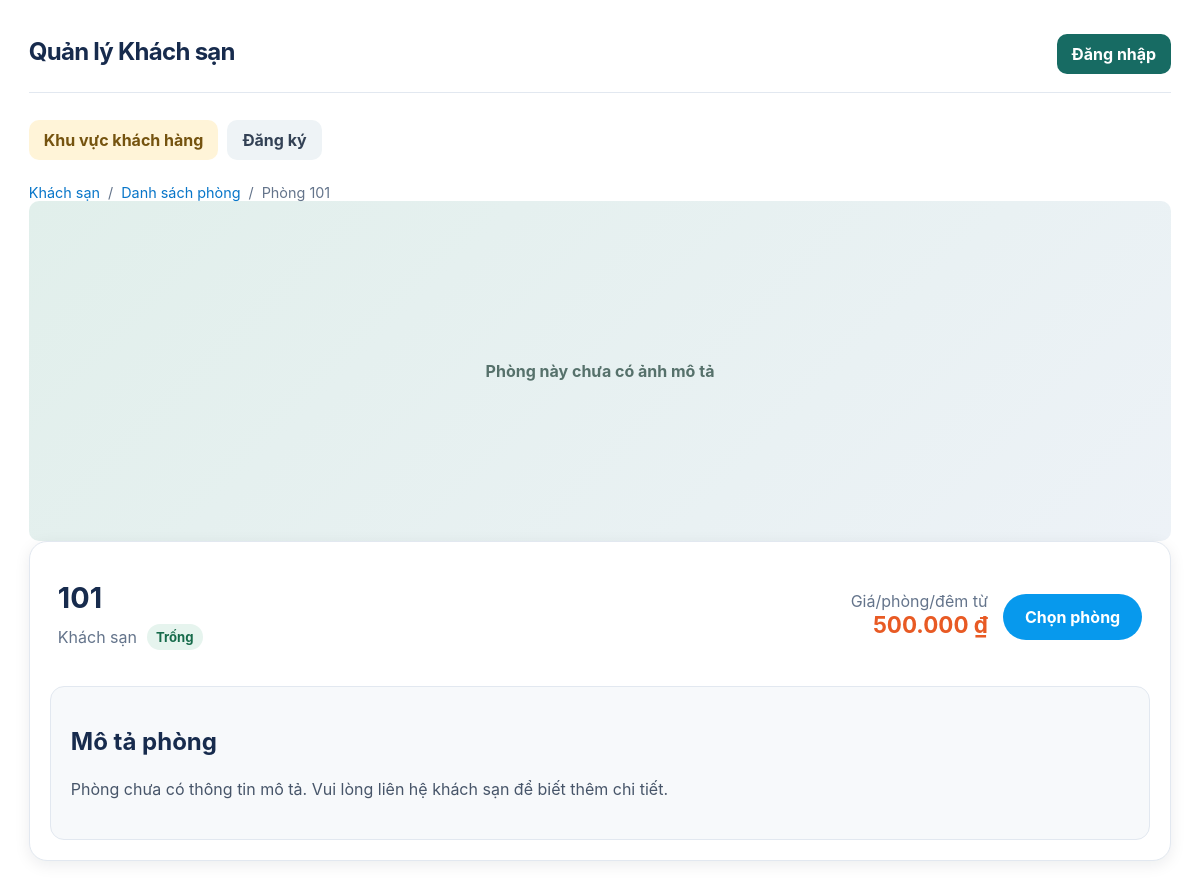
Page /index.php?action=room_detail&id=1 on the committed database.
### tables this page shows
CREATE TABLE rooms (
    id INT AUTO_INCREMENT KEY,
    room_name VARCHAR(20) NOT NULL UNIQUE,
    nightly_rate BIGINT UNSIGNED NOT NULL DEFAULT 0,
    description TEXT NULL,
    image_path VARCHAR(255) NULL,
    status ENUM('Trống', 'Đang thuê') DEFAULT 'Trống'
);

### controllers/ControllerChung.php (called while the page is built, shortened)
<?php
require_once __DIR__ . '/../model.php';
abstract class ControllerChung
{
    public function __construct(Model $model, string $csrfToken, string $error = '', string $success = '')
    {
        $this->model = $model;
    }
    protected function render(string $view, array $data = []): void
    {
        require __DIR__ . '/../views/mainadmin.php';
    }
}

### index.php (called while the page is built, shortened)
<?php
require_once __DIR__ . '/model.php';
require_once __DIR__ . '/controllers/ControllerChung.php';
$csrfToken = $_SESSION['csrf_token'] ?? null;
if (!is_string($csrfToken) || $csrfToken === '') {
    $csrfToken = bin2hex(random_bytes(32));
}
$requestedAction = $_GET['action'] ?? 'dashboard';
$action = is_string($requestedAction) ? $requestedAction : 'dashboard';
$error = $_SESSION['flash_error'] ?? '';
$success = $_SESSION['flash_success'] ?? '';
$model = new Model();
$controllerArguments = [$model, $csrfToken, $error, $success];
$controller = new $controllerClass(...$controllerArguments);
try {
    $controller->handle($action);
} catch (InvalidArgumentException $exception) {
    $fallbackClass = ($_SESSION['role'] ?? '') === 'admin'
        ? 'QuanLyAdminController'
        : 'KhachHangController';
    if ($fallbackClass === 'QuanLyAdminController') {
        require_once __DIR__ . '/controllers/QuanLyAdminController.php';
    } else {
        require_once __DIR__ . '/controllers/KhachHangController.php';
    }
    $fallback = new $fallbackClass($model, $csrfToken, $exception->getMessage(), $success);
    $fallback->handle('dashboard');
}

### model.php (called while the page is built, shortened)
<?php
class Model
{
    private PDO $pdo;
    public function __construct()
    {
        $dbHost = getenv('DB_HOST') ?: 'localhost';
        $dbName = getenv('DB_NAME') ?: 'hotel_mvc';
        $dbUser = getenv('DB_USER') ?: 'root';
        $dbPassword = getenv('DB_PASSWORD');
        if ($dbPassword === false) {
            $dbPassword = '';
        }
        $this->pdo = new PDO(
            "mysql:host={$dbHost};dbname={$dbName};charset=utf8mb4",
            $dbUser,
            $dbPassword,
            [
                PDO::ATTR_ERRMODE => PDO::ERRMODE_EXCEPTION,
                PDO::ATTR_DEFAULT_FETCH_MODE => PDO::FETCH_ASSOC,
                PDO::ATTR_EMULATE_PREPARES => false,
            ]
        );
    }
    public function layPhong(int $id): ?array
    {
        $stmt = $this->pdo->prepare('SELECT * FROM rooms WHERE id = ?');
        $stmt->execute([$id]);
        $room = $stmt->fetch();
        return $this->ganAnhPhong([$room])[0];
    }
    private function ganAnhPhong(array $rooms): array
    {
        $roomIds = array_map(static fn (array $room): int => (int) $room['id'], $rooms);
        $placeholders = implode(',', array_fill(0, count($roomIds), '?'));
        $stmt = $this->pdo->prepare(
            "SELECT id, room_id, image_path FROM room_images
             WHERE room_id IN ({$placeholders})
             ORDER BY room_id, id"
        );
        $stmt->execute($roomIds);
        $imagesByRoom = [];
        foreach ($stmt->fetchAll() as $image) {
            $imagesByRoom[(int) $image['room_id']][] = $image;
        }
        foreach ($rooms as &$room) {
            $roomId = (int) $room['id'];
            $room['images'] = $imagesByRoom[$roomId] ?? [];
            $legacyPath = $room['image_path'] ?? null;
        }
        return $rooms;
    }
}

### views/thongtinphong.php (the view, shortened to what this page needs)
<section class="room-detail">
    <nav class="room-breadcrumb" aria-label="Điều hướng">
        <a href="index.php?action=customer">Khách sạn</a>
        <span>/</span>
        <a href="index.php?action=customer">Danh sách phòng</a>
        <span>/</span>
        <span>Phòng <?= htmlspecialchars($room['room_name'], ENT_QUOTES, 'UTF-8') ?></span>
    </nav>
    <?php if (!empty($room['images'])): ?>
        <?php $visibleImages = array_slice($room['images'], 0, 7); ?>
        <div class="room-gallery-mosaic"
             aria-label="Ảnh phòng <?= htmlspecialchars($room['room_name'], ENT_QUOTES, 'UTF-8') ?>">
            <?php foreach ($visibleImages as $imageIndex => $image): ?>
                <div class="room-mosaic-image">
                    <img class="room-image"
                         src="<?= htmlspecialchars($image['image_path'], ENT_QUOTES, 'UTF-8') ?>"
                         alt="Ảnh <?= htmlspecialchars($room['room_name'], ENT_QUOTES, 'UTF-8') ?>"
                         loading="eager">
                    <?php if (count($room['images']) > 7 && $imageIndex === 6): ?>
                        <button type="button" class="room-mosaic-more"
                                data-room-photos-open="room-photos-<?= (int) $room['id'] ?>">
                            ▧ Xem tất cả <?= count($room['images']) ?> ảnh
                        </button>
                    <?php endif; ?>
                </div>
            <?php endforeach; ?>
        </div>
        <?php if (count($room['images']) > 7): ?>
            <dialog class="room-photo-dialog" id="room-photos-<?= (int) $room['id'] ?>" data-room-photos-dialog>
                <div class="room-photo-dialog-header">
                    <h2>Ảnh phòng <?= htmlspecialchars($room['room_name'], ENT_QUOTES, 'UTF-8') ?></h2>
                    <button type="button" class="room-photo-dialog-close" data-room-photos-close>Đóng</button>
                </div>
                <div class="room-photo-dialog-grid">
                    <?php foreach ($room['images'] as $image): ?>
                        <img src="<?= htmlspecialchars($image['image_path'], ENT_QUOTES, 'UTF-8') ?>"
                             alt="Ảnh phòng <?= htmlspecialchars($room['room_name'], ENT_QUOTES, 'UTF-8') ?>"
                             loading="lazy">
                    <?php endforeach; ?>
                </div>
            </dialog>
        <?php endif; ?>
    <?php else: ?>
        <div class="room-image-placeholder" role="img"
             aria-label="Phòng <?= htmlspecialchars($room['room_name'], ENT_QUOTES, 'UTF-8') ?> chưa có ảnh">
            Phòng này chưa có ảnh mô tả
        </div>
    <?php endif; ?>
    <div class="room-detail-content">
        <div class="room-summary">
            <div>
                <h1><?= htmlspecialchars($room['room_name'], ENT_QUOTES, 'UTF-8') ?></h1>
                <div class="room-summary-meta">
                    <span>Khách sạn</span>
                    <span class="status <?= $room['status'] === 'Trống' ? '' : 'rented' ?>">
                        <?= htmlspecialchars($room['status'], ENT_QUOTES, 'UTF-8') ?>
                    </span>
                </div>
            </div>
            <div class="room-summary-booking">
                <div class="room-summary-price">
                    <span>Giá/phòng/đêm từ</span>
                    <strong><?= number_format((int) $room['nightly_rate'], 0, ',', '.') ?> ₫</strong>
                </div>
                <?php if ($room['status'] === 'Trống'): ?>
                    <a href="index.php?action=book&amp;id=<?= (int) $room['id'] ?>" class="btn">Chọn phòng</a>
                <?php else: ?>
                    <span class="status rented">Hiện không thể đặt</span>
                <?php endif; ?>
            </div>
        </div>
        <div class="panel">
            <h2>Mô tả phòng</h2>
            <?php if (trim((string) ($room['description'] ?? '')) !== ''): ?>
                <p class="room-detail-description"><?= htmlspecialchars((string) $room['description'], ENT_QUOTES, 'UTF-8') ?></p>
            <?php else: ?>
                <p class="room-detail-description">Phòng chưa có thông tin mô tả. Vui lòng liên hệ khách sạn để biết thêm chi tiết.</p>
            <?php endif; ?>
        </div>
    </div>
</section>

### views/mainadmin.php (style rules this page uses)
:root { color-scheme: light; --ink: #172b4d; --muted: #64748b; --line: #e2e8f0; --brand: #176b63; --brand-dark: #10544e; --surface: #fff; }
* { box-sizing: border-box; }
body { min-height: 100vh; font-family: Inter, "Segoe UI", Arial, sans-serif; background: #f3f6f8; color: var(--ink); margin: 0; padding: 0; }
.btn { display: inline-flex; align-items: center; justify-content: center; gap: 6px; padding: 10px 15px; border-radius: 10px; text-decoration: none; color: #fff; background: var(--brand); border: none; cursor: pointer; margin-top: 5px; font: inherit; font-weight: 650; transition: background .15s, transform .15s; }
.room-breadcrumb { display: flex; flex-wrap: wrap; gap: 8px; align-items: center; color: var(--muted); font-size: .9rem; }
.room-breadcrumb a { color: #0876c9; text-decoration: none; }
.room-summary { display: flex; align-items: center; justify-content: space-between; gap: 20px; padding: 18px 8px; }
.room-summary h1 { margin: 0 0 9px; font-size: clamp(1.45rem, 2.4vw, 2rem); }
.room-summary-meta { display: flex; align-items: center; gap: 10px; flex-wrap: wrap; color: var(--muted); }
.room-summary-booking { display: flex; align-items: center; gap: 15px; flex-shrink: 0; }
.room-summary-price { text-align: right; color: var(--muted); }
.room-summary-price strong { display: block; color: #e85a24; font-size: 1.4rem; white-space: nowrap; }
.room-summary .btn { border-radius: 999px; padding: 13px 22px; background: #0799ed; }
.room-detail-content { padding: 20px; background: #fff; border: 1px solid var(--line); border-radius: 18px; box-shadow: 0 4px 16px rgba(15, 23, 42, .08); }
.room-detail-content .panel { margin-bottom: 0; }
.room-image-placeholder { display: grid; place-items: center; width: 100%; height: 190px; border-radius: 12px; background: linear-gradient(135deg, #e1efeb, #edf2f7); color: #56716b; font-weight: 650; }
.status { display: inline-flex; padding: 5px 9px; border-radius: 999px; background: #e6f4ee; color: #176b4b; font-size: .82rem; font-weight: 700; }
.panel { padding: 20px; margin: 18px 0; background: #f7f9fb; border: 1px solid var(--line); border-radius: 14px; }
.room-detail { width: 100%; max-width: 1440px; margin: 0 auto; }
.room-detail > .room-image-placeholder { width: 100%; height: 340px; min-height: 0; border-radius: 10px; }
.room-detail .panel { max-width: 100%; }
.room-detail-description { white-space: pre-line; line-height: 1.7; color: #475569; }

### rows in the picture
rooms: room_name "101", status "Trống", nightly_rate "500.000"
